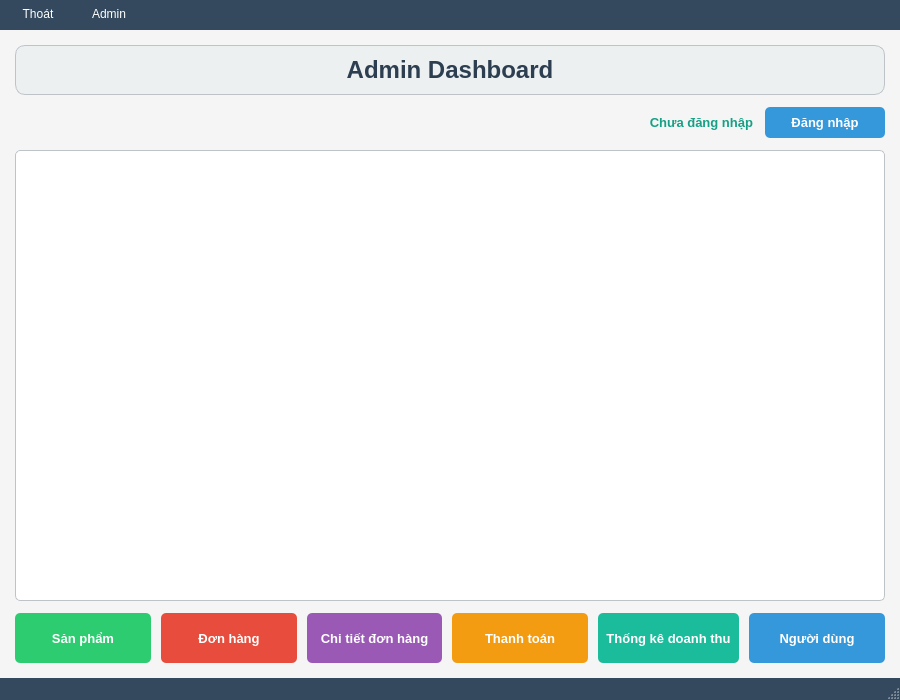
<?xml version="1.0" encoding="UTF-8"?>
<ui version="4.0">
 <class>MainWindow</class>
 <widget class="QMainWindow" name="MainWindow">
  <property name="geometry">
   <rect><x>0</x><y>0</y><width>900</width><height>700</height></rect>
  </property>
  <property name="windowTitle">
   <string>Ứng Dụng Quản Lý Đặt Đồ Ăn Online</string>
  </property>
  <property name="styleSheet">
   <string notr="true">
QMainWindow {
    background-color: #f5f5f5;
}
QLabel#lbl_header {
    color: #2c3e50;
    background-color: #ecf0f1;
    border-radius: 10px;
    padding: 10px;
    border: 1px solid #bdc3c7;
}
QPushButton {
    background-color: #3498db;
    color: white;
    border-radius: 5px;
    padding: 8px;
    font-weight: bold;
}
QPushButton:hover {
    background-color: #2980b9;
}
QPushButton#btn_product { background-color: #2ecc71; }
QPushButton#btn_product:hover { background-color: #27ae60; }
QPushButton#btn_order { background-color: #e74c3c; }
QPushButton#btn_order:hover { background-color: #c0392b; }
QPushButton#btn_order_item { background-color: #9b59b6; }
QPushButton#btn_order_item:hover { background-color: #8e44ad; }
QPushButton#btn_payment { background-color: #f39c12; }
QPushButton#btn_payment:hover { background-color: #d35400; }
QPushButton#btn_product_sales { background-color: #1abc9c; }
QPushButton#btn_product_sales:hover { background-color: #16a085; }
QPushButton#btn_user { background-color: #3498db; }
QPushButton#btn_user:hover { background-color: #2980b9; }

QTableWidget {
    background-color: white;
    alternate-background-color: #ecf0f1;
    selection-background-color: #3498db;
    selection-color: white;
    border-radius: 5px;
    border: 1px solid #bdc3c7;
}
QTableWidget::item { padding: 5px; }
QTableWidget QHeaderView::section {
    background-color: #34495e;
    color: white;
    padding: 8px;
    border: none;
    font-weight: bold;
}

QStatusBar, QMenuBar, QMenu {
    background-color: #34495e;
    color: white;
}
QMenuBar::item {
    padding: 8px 16px;
}
QMenuBar::item:selected, QMenu::item:selected {
    background-color: #2c3e50;
}
QMenu::item:selected {
    background-color: #3498db;
}
QLabel#lbl_user_info {
    color: #16a085;
    font-weight: bold;
}
   </string>
  </property>
  <widget class="QWidget" name="centralwidget">
   <layout class="QVBoxLayout" name="verticalLayout">
    <property name="spacing"><number>12</number></property>
    <property name="leftMargin"><number>15</number></property>
    <property name="topMargin"><number>15</number></property>
    <property name="rightMargin"><number>15</number></property>
    <property name="bottomMargin"><number>15</number></property>

    <item>
     <widget class="QLabel" name="lbl_header">
      <property name="font"><font><family>Segoe UI</family><pointsize>18</pointsize><weight>75</weight><bold>true</bold></font></property>
      <property name="text"><string>Admin Dashboard</string></property>
      <property name="alignment"><set>Qt::AlignCenter</set></property>
     </widget>
    </item>

    <item>
     <layout class="QHBoxLayout" name="horizontalLayout">
      <item><spacer name="horizontalSpacer"><property name="orientation"><enum>Qt::Horizontal</enum></property><property name="sizeHint" stdset="0"><size><width>40</width><height>20</height></size></property></spacer></item>
      <item>
       <widget class="QLabel" name="lbl_user_info">
        <property name="font"><font><family>Segoe UI</family><pointsize>10</pointsize></font></property>
        <property name="text"><string>Chưa đăng nhập</string></property>
        <property name="alignment"><set>Qt::AlignRight|Qt::AlignTrailing|Qt::AlignVCenter</set></property>
       </widget>
      </item>
      <item>
       <widget class="QPushButton" name="btn_login">
        <property name="minimumSize"><size><width>120</width><height>0</height></size></property>
        <property name="font"><font><family>Segoe UI</family><pointsize>10</pointsize></font></property>
        <property name="text"><string>Đăng nhập</string></property>
        <property name="icon"><iconset><normaloff>icons/login.png</normaloff>icons/login.png</iconset></property>
       </widget>
      </item>
     </layout>
    </item>

    <item>
     <widget class="QTableWidget" name="tableWidget">
      <property name="font"><font><family>Segoe UI</family><pointsize>10</pointsize></font></property>
      <property name="alternatingRowColors"><bool>true</bool></property>
      <property name="gridStyle"><enum>Qt::DotLine</enum></property>
     </widget>
    </item>

    <item>
     <layout class="QHBoxLayout" name="horizontalLayout_2">
      <property name="spacing"><number>10</number></property>
      <item><widget class="QPushButton" name="btn_product"><property name="minimumSize"><size><width>0</width><height>50</height></size></property><property name="font"><font><pointsize>10</pointsize><weight>75</weight><bold>true</bold></font></property><property name="text"><string>Sản phẩm</string></property></widget></item>
      <item><widget class="QPushButton" name="btn_order"><property name="minimumSize"><size><width>0</width><height>50</height></size></property><property name="font"><font><pointsize>10</pointsize><weight>75</weight><bold>true</bold></font></property><property name="text"><string>Đơn hàng</string></property></widget></item>
      <item><widget class="QPushButton" name="btn_order_item"><property name="minimumSize"><size><width>0</width><height>50</height></size></property><property name="font"><font><pointsize>10</pointsize><weight>75</weight><bold>true</bold></font></property><property name="text"><string>Chi tiết đơn hàng</string></property></widget></item>
      <item><widget class="QPushButton" name="btn_payment"><property name="minimumSize"><size><width>0</width><height>50</height></size></property><property name="font"><font><pointsize>10</pointsize><weight>75</weight><bold>true</bold></font></property><property name="text"><string>Thanh toán</string></property></widget></item>
      <item><widget class="QPushButton" name="btn_product_sales"><property name="minimumSize"><size><width>0</width><height>50</height></size></property><property name="font"><font><pointsize>10</pointsize><weight>75</weight><bold>true</bold></font></property><property name="text"><string>Thống kê doanh thu</string></property></widget></item>
      <item><widget class="QPushButton" name="btn_user"><property name="minimumSize"><size><width>0</width><height>50</height></size></property><property name="font"><font><pointsize>10</pointsize><weight>75</weight><bold>true</bold></font></property><property name="text"><string>Người dùng</string></property></widget></item>
     </layout>
    </item>
   </layout>
  </widget>

  <widget class="QMenuBar" name="menubar">
   <property name="geometry"><rect><x>0</x><y>0</y><width>900</width><height>21</height></rect></property>
   <widget class="QMenu" name="menuFile"><property name="title"><string>Thoát</string></property><addaction name="actionExit"/></widget>
   <widget class="QMenu" name="menuAdmin"><property name="title"><string>Admin</string></property><addaction name="actionLogin"/><addaction name="actionLogout"/></widget>
   <addaction name="menuFile"/>
   <addaction name="menuAdmin"/>
  </widget>

  <widget class="QStatusBar" name="statusbar"><property name="font"><font><family>Segoe UI</family><pointsize>10</pointsize></font></property></widget>

  <action name="actionExit"><property name="text"><string>Đồng Ý</string></property></action>
  <action name="actionLogin"><property name="text"><string>Đăng nhập</string></property></action>
  <action name="actionLogout"><property name="text"><string>Đăng xuất</string></property></action>
 </widget>
 <resources/>
 <connections/>
</ui>
